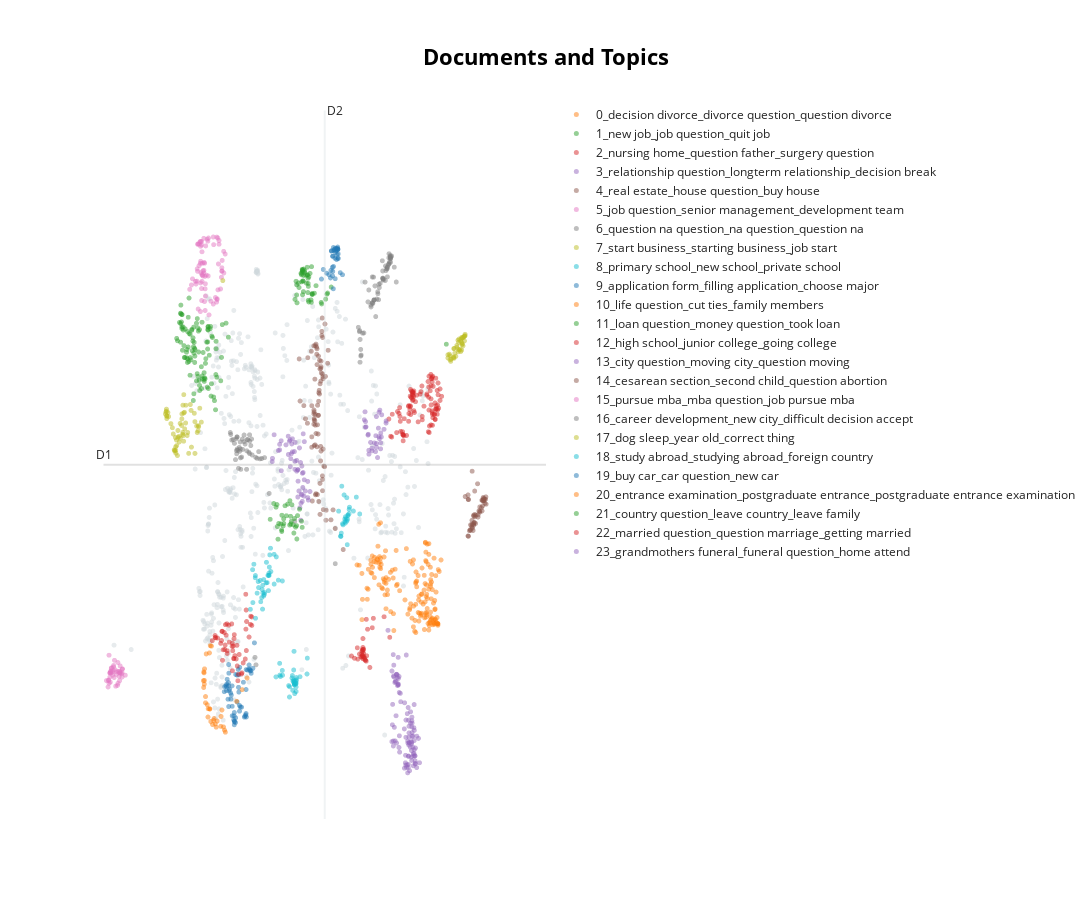

Write notebook code for a chart like this one.
### Code cell
embed_2d = umap.UMAP(
    n_components=2,
    n_neighbors=10,
    metric='cosine',
    min_dist=0.1,
    random_state=12345).fit_transform(embeddings)

topic_model.visualize_documents(docs, reduced_embeddings=embed_2d,
                                hide_annotations=True, custom_labels=True,
                                width=1800, height=900)
